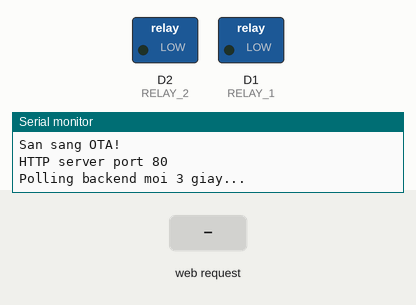
This sketch was run on a simulated ESP8266 (NodeMCU). Shown: switched loads named in the sketch (green lamp = pin HIGH), the last lines printed to the serial monitor. The test bench sets the inputs (shaded band). WiFi joins after 1.5 s; servers stay silent unless stated; uploads are accepted with an empty reply.

Above: at 2.7 s.
2.8 s: HTTP request GET /1/on received
At 4.0 s:
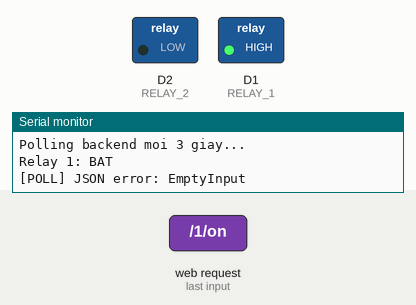
4.3 s: HTTP request GET /2/on received
At 5.3 s:
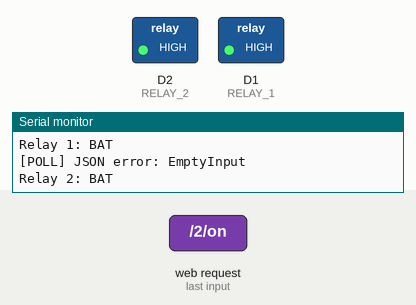
5.8 s: HTTP request GET /1/off received
At 6.5 s:
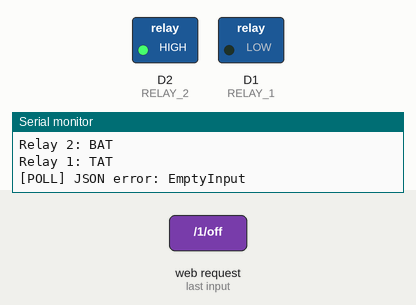
7.3 s: HTTP request GET /1/toggle received
At 7.6 s:
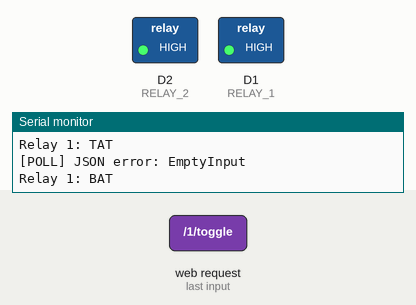
8.8 s: HTTP request GET /2/off received
At 10.0 s:
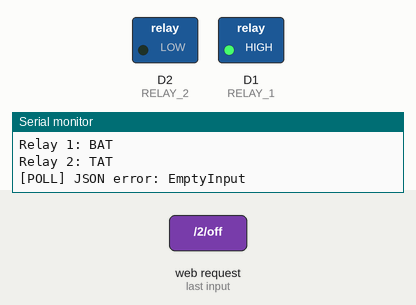
Timing chart, 0 to 11.3 s (numbered marks = the images above; inputs shaded):
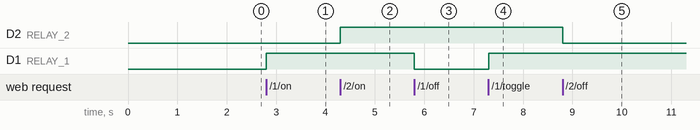

The sketch:

relay_advertising_lights.ino
```cpp
#include <ESP8266WiFi.h>
#include <ESP8266WebServer.h>
#include <ESP8266HTTPClient.h>
#include <ArduinoOTA.h>
#include <ArduinoJson.h>

// ===== WIFI =====
const char* ssid = "AZ POOLARENA";
const char* password = "66668888";

// ===== IP TĨNH =====
IPAddress staticIP(192, 168, 1, 134);
IPAddress gateway(192, 168, 1, 1);
IPAddress subnet(255, 255, 255, 0);
IPAddress dns(8, 8, 8, 8);

// ===== BACKEND =====
const char* backendHost = "192.168.1.188";
const int backendPort = 8000;
const char* DEVICE_CODE = "DENB01";  // Mã thiết bị - nhập giống trên web
const unsigned long POLL_INTERVAL = 3000; // 3 giây
unsigned long lastPoll = 0;

// ===== RELAY =====
#define RELAY_1 D1
#define RELAY_2 D2
bool relay1State = false;
bool relay2State = false;

// ===== WEB SERVER (vẫn giữ để điều khiển trực tiếp) =====
ESP8266WebServer server(80);

// ===== CORS HEADERS =====
void sendCORS() {
  server.sendHeader("Access-Control-Allow-Origin", "*");
  server.sendHeader("Access-Control-Allow-Methods", "GET, POST, OPTIONS");
  server.sendHeader("Access-Control-Allow-Headers", "Content-Type");
}

// ===== RELAY CONTROL =====
void setRelay(int channel, bool on) {
  if (channel == 1 || channel == 0) {
    digitalWrite(RELAY_1, on ? HIGH : LOW);
    relay1State = on;
    Serial.printf("Relay 1: %s\n", on ? "BAT" : "TAT");
  }
  if (channel == 2 || channel == 0) {
    digitalWrite(RELAY_2, on ? HIGH : LOW);
    relay2State = on;
    Serial.printf("Relay 2: %s\n", on ? "BAT" : "TAT");
  }
}

// ===== JSON HELPERS =====
String stateJson(int channel) {
  if (channel == 1) {
    return "{\"success\":true,\"relay\":1,\"state\":\"" + String(relay1State ? "on" : "off") + "\"}";
  } else if (channel == 2) {
    return "{\"success\":true,\"relay\":2,\"state\":\"" + String(relay2State ? "on" : "off") + "\"}";
  } else {
    return "{\"success\":true,\"relay1\":\"" + String(relay1State ? "on" : "off") +
           "\",\"relay2\":\"" + String(relay2State ? "on" : "off") + "\"}";
  }
}

// ===== API: RELAY 1 =====
void handle1On()     { setRelay(1, true);  sendCORS(); server.send(200, "application/json", stateJson(1)); }
void handle1Off()    { setRelay(1, false); sendCORS(); server.send(200, "application/json", stateJson(1)); }
void handle1Toggle() { setRelay(1, !relay1State); sendCORS(); server.send(200, "application/json", stateJson(1)); }
void handle1Status() { sendCORS(); server.send(200, "application/json", stateJson(1)); }

// ===== API: RELAY 2 =====
void handle2On()     { setRelay(2, true);  sendCORS(); server.send(200, "application/json", stateJson(2)); }
void handle2Off()    { setRelay(2, false); sendCORS(); server.send(200, "application/json", stateJson(2)); }
void handle2Toggle() { setRelay(2, !relay2State); sendCORS(); server.send(200, "application/json", stateJson(2)); }
void handle2Status() { sendCORS(); server.send(200, "application/json", stateJson(2)); }

// ===== API: CẢ 2 RELAY =====
void handleAllOn()     { setRelay(0, true);  sendCORS(); server.send(200, "application/json", stateJson(0)); }
void handleAllOff()    { setRelay(0, false); sendCORS(); server.send(200, "application/json", stateJson(0)); }
void handleAllStatus() {
  sendCORS();
  String ip = WiFi.localIP().toString();
  String json = "{\"success\":true,\"ip\":\"" + ip +
    "\",\"relay1\":\"" + String(relay1State ? "on" : "off") +
    "\",\"relay2\":\"" + String(relay2State ? "on" : "off") +
    "\",\"hostname\":\"" + ArduinoOTA.getHostname() + "\"}";
  server.send(200, "application/json", json);
}

void handleOptions() { sendCORS(); server.send(204, "", ""); }
void handleNotFound() { sendCORS(); server.send(404, "application/json", "{\"success\":false,\"error\":\"not found\"}"); }

// ===== POLLING BACKEND =====
void pollBackend() {
  if (WiFi.status() != WL_CONNECTED) return;

  WiFiClient client;
  HTTPClient http;

  String url = "http://" + String(backendHost) + ":" + String(backendPort) +
               "/api/switches/esp-status?code=" + String(DEVICE_CODE) +
               "&ip=" + WiFi.localIP().toString();

  http.begin(client, url);
  http.setTimeout(3000);

  int httpCode = http.GET();

  if (httpCode == 200) {
    String payload = http.getString();

    // Parse JSON: {"relays": [{"channel": 1, "active": true}, {"channel": 2, "active": false}]}
    StaticJsonDocument<512> doc;
    DeserializationError error = deserializeJson(doc, payload);

    if (!error) {
      JsonArray relays = doc["relays"];
      for (JsonObject relay : relays) {
        int channel = relay["channel"] | 0;
        bool active = relay["active"] | false;

        // Chỉ thay đổi relay nếu trạng thái khác
        if (channel == 1 && active != relay1State) {
          setRelay(1, active);
          Serial.printf("[POLL] Relay 1 -> %s\n", active ? "BAT" : "TAT");
        }
        if (channel == 2 && active != relay2State) {
          setRelay(2, active);
          Serial.printf("[POLL] Relay 2 -> %s\n", active ? "BAT" : "TAT");
        }
      }
    } else {
      Serial.printf("[POLL] JSON error: %s\n", error.c_str());
    }
  } else {
    Serial.printf("[POLL] HTTP error: %d\n", httpCode);
  }

  http.end();
}

void setup() {
  Serial.begin(115200);

  pinMode(RELAY_1, OUTPUT);
  pinMode(RELAY_2, OUTPUT);
  digitalWrite(RELAY_1, LOW); // tắt mặc định
  digitalWrite(RELAY_2, LOW); // tắt mặc định

  // ===== KẾT NỐI WIFI (IP TĨNH) =====
  WiFi.config(staticIP, gateway, subnet, dns);
  WiFi.begin(ssid, password);
  Serial.print("Dang ket noi WiFi");

  while (WiFi.status() != WL_CONNECTED) {
    delay(500);
    Serial.print(".");
  }

  Serial.println("\nDa ket noi!");
  Serial.print("IP: ");
  Serial.println(WiFi.localIP());

  // ===== OTA =====
  ArduinoOTA.setHostname("relay_advertising_lights");
  ArduinoOTA.setPassword("admin");

  ArduinoOTA.onStart([]() { Serial.println("Bat dau update..."); });
  ArduinoOTA.onEnd([]() { Serial.println("\nUpdate xong!"); });
  ArduinoOTA.onProgress([](unsigned int progress, unsigned int total) {
    Serial.printf("Tien do: %u%%\r", (progress / (total / 100)));
  });
  ArduinoOTA.onError([](ota_error_t error) { Serial.printf("Loi[%u]: ", error); });
  ArduinoOTA.begin();
  Serial.println("San sang OTA!");

  // ===== WEB SERVER ROUTES =====
  // Relay 1
  server.on("/1/on",     HTTP_GET, handle1On);
  server.on("/1/off",    HTTP_GET, handle1Off);
  server.on("/1/toggle", HTTP_GET, handle1Toggle);
  server.on("/1/status", HTTP_GET, handle1Status);

  // Relay 2
  server.on("/2/on",     HTTP_GET, handle2On);
  server.on("/2/off",    HTTP_GET, handle2Off);
  server.on("/2/toggle", HTTP_GET, handle2Toggle);
  server.on("/2/status", HTTP_GET, handle2Status);

  // Cả 2
  server.on("/on",     HTTP_GET, handleAllOn);
  server.on("/off",    HTTP_GET, handleAllOff);
  server.on("/status", HTTP_GET, handleAllStatus);

  // CORS
  server.on("/1/on",  HTTP_OPTIONS, handleOptions);
  server.on("/1/off", HTTP_OPTIONS, handleOptions);
  server.on("/2/on",  HTTP_OPTIONS, handleOptions);
  server.on("/2/off", HTTP_OPTIONS, handleOptions);
  server.on("/on",    HTTP_OPTIONS, handleOptions);
  server.on("/off",   HTTP_OPTIONS, handleOptions);
  server.on("/status",HTTP_OPTIONS, handleOptions);

  server.onNotFound(handleNotFound);

  server.begin();
  Serial.println("HTTP server port 80");
  Serial.println("Polling backend moi 3 giay...");
}

void loop() {
  ArduinoOTA.handle();
  server.handleClient();

  // === Polling backend mỗi 3 giây ===
  if (millis() - lastPoll >= POLL_INTERVAL) {
    lastPoll = millis();
    pollBackend();
  }
}
```

Measured:
- after the input at 2.8 s, D1 (RELAY_1): LOW → HIGH at once
- after the input at 4.3 s, D2 (RELAY_2): LOW → HIGH at once
- after the input at 5.8 s, D1 (RELAY_1): HIGH → LOW at once
- after the input at 7.3 s, D1 (RELAY_1): LOW → HIGH at once
- after the input at 8.8 s, D2 (RELAY_2): HIGH → LOW at once
